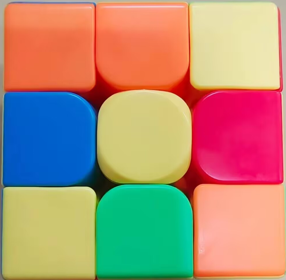
#> input picture magic_cube1.png, 286 x 280 px
$ python color_recognition.py
#> lines starting #> are read from the running program, lines starting #| are printed output that depends on the picture; after the words box and inside, x2 and y2 are one past the last pixel; in counts of white or black regions, pixels touching at a corner belong together
import cv2
import numpy as np
import matplotlib.pyplot as plt
from matplotlib.patches import Rectangle

# 读取图像（替换为实际魔方图片路径）
img_path = "magic_cube1.png"
img = cv2.imread(img_path)
#> img is the input picture: shape (280, 286, 3); mean B, G, R 119.7, 142.3, 174.4
if img is None:
    raise FileNotFoundError(f"无法读取图像: {img_path}，请检查路径是否正确")

# BGR 转 RGB，适配 matplotlib 显示逻辑
img = cv2.cvtColor(img, cv2.COLOR_BGR2RGB)

# RGB 转 HSV 色彩空间，OpenCV 中 H 范围 [0,179]，S、V 范围 [0,255]，后续归一化到 [0,1]
hsvImg = cv2.cvtColor(img, cv2.COLOR_RGB2HSV)
#> hsvImg: shape (280, 286, 3); mean H, S, V 52.2, 165.8, 215.6
hue = hsvImg[:, :, 0] / 180.0
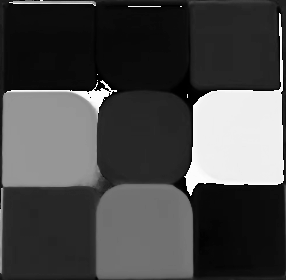
#> hue: shape (280, 286) float64; min 0, max 0.994, mean 0.29
sat = hsvImg[:, :, 1] / 255.0
val = hsvImg[:, :, 2] / 255.0
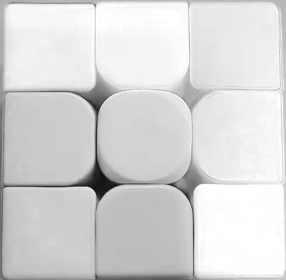
#> val: shape (280, 286) float64; min 0.0549, max 1, mean 0.846


# 增强对比度函数（模仿 MATLAB imadjust 逻辑）
def imadjust(src, tol=1, vin=[0, 255], vout=[0, 255]):
#> called with tol = 1
    tol = max(0, min(100, tol))
    if tol > 0:
        # 计算直方图
        hist = np.zeros(256, dtype=np.int32)
        for r in range(src.shape[0]):
            for c in range(src.shape[1]):
                hist[src[r, c]] += 1
        # 计算累积直方图
        cum = hist.copy()
        for i in range(1, 256):
            cum[i] = cum[i - 1] + hist[i]
#> after the loop, cum = 256 values from 0 to 80080
        # 确定输入范围边界
        total_pixels = src.shape[0] * src.shape[1]
#> total_pixels = 80080
        low_bound = total_pixels * tol / 100
#> low_bound = 800.8
        upp_bound = total_pixels * (100 - tol) / 100
#> upp_bound = 79279.2
        vin[0] = 0
        while vin[0] < 255 and cum[vin[0]] < low_bound:
            vin[0] += 1
#> after the loop, vin = [76, 255]
        vin[1] = 255
        while vin[1] > 0 and cum[vin[1]] > upp_bound:
            vin[1] -= 1
#> after the loop, vin = [76, 254]
    # 计算拉伸参数并映射
    if vin[1] <= vin[0]:
        scale = 1
    else:
        scale = (vout[1] - vout[0]) / (vin[1] - vin[0])
#> scale = 1.43
    bias = vout[0] - vin[0] * scale
#> bias = -108.9
    dst = src.astype(np.float32) * scale + bias
    return np.clip(dst, vout[0], vout[1]).astype(src.dtype)


# 增强 V（亮度）和 S（饱和度）通道对比度
val = imadjust((val * 255).astype(np.uint8)) / 255.0
sat = imadjust((sat * 255).astype(np.uint8)) / 255.0
#> call 2 of imadjust, with tol = 1
#> in imadjust (call 2), `return np.clip(dst, vout[0], vout[1]).astype(src.dtype)`:
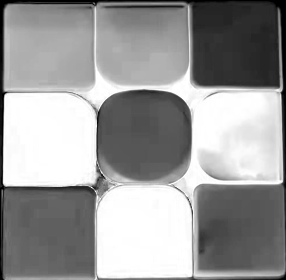
#> returned value: shape (280, 286); min 0, max 255, mean 154


# 颜色范围定义（HSV 空间，[色调下限, 色调上限, 饱和度下限, 亮度下限, 亮度上限]）
# 扩大灰色、黄色（含浅黄色）范围，覆盖新色块
color_ranges = [
    # 1. 红色（跨 0 点，涵盖正红、深红等）
    [0.92, 0.08, 0.4, 0.3, 0.9],
    # 2. 浅绿色
    [0.25, 0.38, 0.3, 0.3, 0.9],
    # 3. 深绿色
    [0.18, 0.25, 0.3, 0.3, 0.9],
    # 4. 亮绿色（覆盖新的青色系绿色）
    [0.35, 0.55, 0.3, 0.6, 1.0],
    # 5. 蓝色
    [0.50, 0.78, 0.3, 0.3, 0.9],
    # 6. 浅黄色（扩大范围，覆盖更宽的黄色调）
    [0.08, 0.25, 0.05, 0.7, 1.0],
    # 7. 标准黄色
    [0.14, 0.20, 0.3, 0.4, 0.8],
    # 8. 橙色（扩大范围）
    [0.02, 0.12, 0.2, 0.5, 1.0],
    # 9. 黑色
    [0.00, 1.00, 0.0, 0.0, 0.3],
    # 10. 粉色
    [0.90, 0.05, 0.2, 0.5, 0.9],
    # 11. 紫色
    [0.70, 0.85, 0.2, 0.3, 0.9],
    # 12. 灰色（扩大范围：降低饱和度、亮度限制）
    [0.00, 1.00, 0.0, 0.2, 0.8],
    # 13. 品红
    [0.85, 0.98, 0.3, 0.4, 0.9],
]

# 对应颜色标签，与上面 color_ranges 顺序一致
color_labels = [
    'Red', 'Light Green', 'Dark Green', 'Bright Green',
    'Blue', 'Light Yellow', 'Yellow', 'Orange',
    'Black', 'Pink', 'Purple', 'Gray',
    'Magenta'
]


# 生成魔方区域掩模
cube_mask = np.zeros((img.shape[0], img.shape[1]), dtype=bool)

for i, (h_min, h_max, s_min, v_min, v_max) in enumerate(color_ranges):
    # 处理红色跨 0 点
    if i == 0:
        mask = ((hue >= h_min) | (hue <= h_max)) & (sat >= s_min) & (val >= v_min) & (val <= v_max)
    else:
        mask = (hue >= h_min) & (hue <= h_max) & (sat >= s_min) & (val >= v_min) & (val <= v_max)

    # 形态学去噪
    mask = mask.astype(np.uint8) * 255
    mask = cv2.morphologyEx(mask, cv2.MORPH_OPEN, cv2.getStructuringElement(cv2.MORPH_ELLIPSE, (3, 3)))
    mask = cv2.morphologyEx(mask, cv2.MORPH_CLOSE, cv2.getStructuringElement(cv2.MORPH_ELLIPSE, (5, 5)))
    mask = mask > 0  # 转回布尔类型

    cube_mask |= mask  # 合并掩模
#> cube_mask: shape (280, 286) bool; 93.4% white; 19 black regions (13 under 20 px), largest, box (x1, y1, x2, y2) and area: (221, 57, 286, 185) 4885, (199, 231, 210, 249) 146, (278, 26, 282, 53) 90, (193, 215, 194, 270) 55, (225, 147, 231, 155) 38, (277, 9, 281, 26) 33
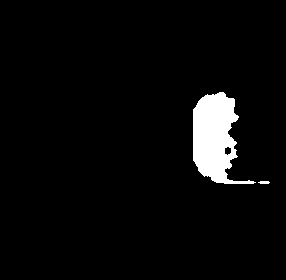
#> mask: shape (280, 286) bool; 4.1% white; 2 white regions


# 优化魔方区域（最大连通域 + 填充 + 膨胀）
contours, _ = cv2.findContours(cube_mask.astype(np.uint8), cv2.RETR_EXTERNAL, cv2.CHAIN_APPROX_SIMPLE)
#> contours = 3 contours, 2 with area under 20; largest, box (x1, y1, x2, y2) and area: (0, 0, 286, 280) 74410
if not contours:
    raise ValueError('未检测到魔方区域')

# 保留最大轮廓
contour = max(contours, key=cv2.contourArea)
#> contour = contour of 142 points, box (x1, y1, x2, y2) (0, 0, 286, 280), area 74410
cube_mask = np.zeros_like(cube_mask, dtype=np.uint8)
cv2.drawContours(cube_mask, [contour], -1, 255, -1)
#> cube_mask: shape (280, 286); 93.9% white; 1 black region, box (x1, y1, x2, y2) and area: (225, 57, 286, 185) 4913
cube_mask = cv2.fillPoly(cube_mask, [contour], 255) > 0  # 填充孔洞
cube_mask = cv2.dilate(cube_mask.astype(np.uint8), cv2.getStructuringElement(cv2.MORPH_ELLIPSE, (10, 10))) > 0  # 膨胀
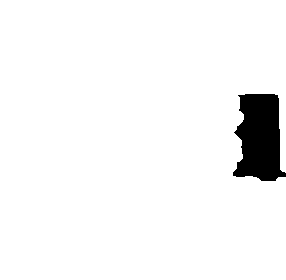
#> cube_mask: shape (280, 286) bool; 95.8% white; 1 black region, box (x1, y1, x2, y2) and area: (233, 94, 286, 181) 3399


# 提取魔方面区域
y, x = np.where(cube_mask)
x_min, x_max = max(0, min(x) - 15), min(img.shape[1] - 1, max(x) + 15)
#> x_min = 0; x_max = 285
y_min, y_max = max(0, min(y) - 15), min(img.shape[0] - 1, max(y) + 15)
#> y_min = 0; y_max = 279
faceRegion = img[y_min:y_max + 1, x_min:x_max + 1]


# 九宫格识别
height, width = faceRegion.shape[:2]
#> height = 280; width = 286
grid_h, grid_w = round(height / 3), round(width / 3)
#> grid_h = 93
gridColors = [[None] * 3 for _ in range(3)]
#> gridColors = 3 items

plt.figure(figsize=(10, 10))
plt.imshow(faceRegion)
plt.axis('on')

for i in range(3):
    for j in range(3):
        # 裁剪格子
        grid = faceRegion[i * grid_h:(i + 1) * grid_h, j * grid_w:(j + 1) * grid_w]
        if grid.size == 0:
            continue

        # 计算 HSV 中值（抗噪）
        grid_hsv = cv2.cvtColor(grid, cv2.COLOR_RGB2HSV)
        med_h = np.median(grid_hsv[..., 0] / 180.0)
        med_s = np.median(grid_hsv[..., 1] / 255.0)
        med_v = np.median(grid_hsv[..., 2] / 255.0)

        # 匹配颜色
        best_score, colorLabel = 0, 'Unknown'
        for k, (h_min, h_max, s_min, v_min, v_max) in enumerate(color_ranges):
            # 红色跨 0 点处理
            if k == 0:
                hue_ok = (med_h >= h_min) or (med_h <= h_max)
            else:
                hue_ok = (med_h >= h_min) and (med_h <= h_max)

            sat_ok = (med_s >= s_min)
            val_ok = (med_v >= v_min) and (med_v <= v_max)

            # 特殊颜色加强判断
            if k == 3:  # 亮绿色（覆盖青色系）
                score = 1 if (0.35 <= med_h <= 0.55) and (med_s >= 0.3) and (med_v >= 0.6) else 0
            elif k == 5:  # 浅黄色（扩大范围）
                score = 1 if (0.08 <= med_h <= 0.25) and (med_s >= 0.05) and (med_v >= 0.7) else 0
            elif k == 7:  # 橙色（扩大范围）
                score = 1 if (0.02 <= med_h <= 0.12) and (med_s >= 0.2) and (med_v >= 0.5) else 0
            elif k == 11:  # 灰色（扩大范围）
                score = 1 if (med_s < 0.5) and (0.2 <= med_v <= 0.8) else 0  # 简化逻辑：低饱和 + 中亮度
            elif k == 12:  # 品红
                score = 1 if (0.85 <= med_h <= 0.98) and (med_s >= 0.3) and (med_v >= 0.4) else 0
            else:
                score = hue_ok * sat_ok * val_ok

            if score > best_score:
                best_score = score
                colorLabel = color_labels[k]

        # 绘制标注
        rect = Rectangle((j * grid_w, i * grid_h), grid_w, grid_h,
                         linewidth=2, edgecolor='w', facecolor='none')
        plt.gca().add_patch(rect)
        plt.text(j * grid_w + grid_w / 2, i * grid_h + grid_h / 2,
                 colorLabel, color='white', fontsize=12,
                 ha='center', va='center', fontweight='bold')

        gridColors[i][j] = colorLabel
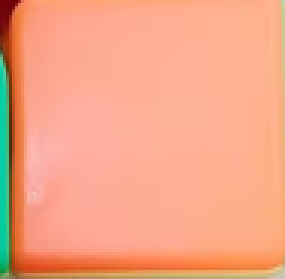
#> grid: shape (93, 95, 3) (shown 3 times larger); mean R, G, B 242.4, 165.3, 134.1
#> after the loop, gridColors = [['Orange', 'Orange', 'Light Yellow'], ['Blue', 'Light Yellow', 'Magenta'], ['Light Yellow', 'Bright Green', 'Orange']]


plt.tight_layout()
plt.show()
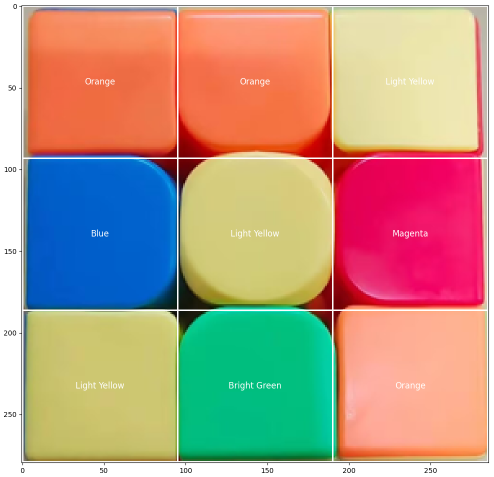
#> figure drawn by matplotlib, 1 panel

# 输出结果
print('九宫格颜色识别结果：')
for row in gridColors:
    print(row)
#> this loop made 3 passes
#| ['Orange', 'Orange', 'Light Yellow']
#| ['Blue', 'Light Yellow', 'Magenta']
#| ['Light Yellow', 'Bright Green', 'Orange']
